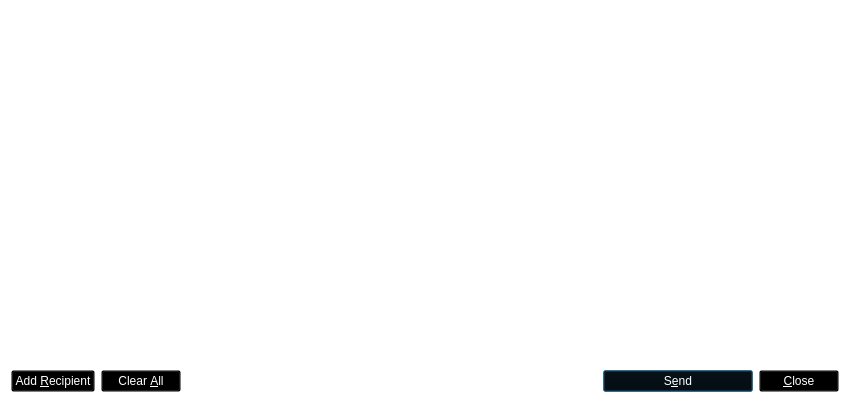
<?xml version="1.0" encoding="UTF-8"?>
<ui version="4.0">
 <class>SendMessagesDialog</class>
 <widget class="QDialog" name="SendMessagesDialog">
  <property name="geometry">
   <rect>
    <x>0</x>
    <y>0</y>
    <width>850</width>
    <height>400</height>
   </rect>
  </property>
  <property name="windowTitle">
   <string>Send Messages</string>
  </property>
  <property name="styleSheet">
   <string notr="true">background:transparent;</string>
  </property>
  <layout class="QVBoxLayout" name="verticalLayout" stretch="0,1,0,0">
   <property name="bottomMargin">
    <number>8</number>
   </property>
   <item>
    <widget class="QFrame" name="verticalFrame">
     <property name="minimumSize">
      <size>
       <width>800</width>
       <height>44</height>
      </size>
     </property>
     <property name="maximumSize">
      <size>
       <width>800</width>
       <height>44</height>
      </size>
     </property>
     <property name="styleSheet">
      <string notr="true">background:transparent;sss</string>
     </property>
     <layout class="QVBoxLayout" name="verticalLayout_9"/>
    </widget>
   </item>
   <item>
    <widget class="QFrame" name="frameAddressFrom">
     <property name="sizePolicy">
      <sizepolicy hsizetype="Expanding" vsizetype="Expanding">
       <horstretch>0</horstretch>
       <verstretch>0</verstretch>
      </sizepolicy>
     </property>
     <property name="maximumSize">
      <size>
       <width>16777215</width>
       <height>16777215</height>
      </size>
     </property>
     <property name="styleSheet">
      <string notr="true">border-radius: 6px; border: 1px solid white;</string>
     </property>
     <property name="frameShape">
      <enum>QFrame::StyledPanel</enum>
     </property>
     <property name="frameShadow">
      <enum>QFrame::Sunken</enum>
     </property>
     <layout class="QHBoxLayout" name="horizontalLayout_3">
      <item>
       <widget class="QLabel" name="addressFromLabel">
        <property name="styleSheet">
         <string notr="true">background:transparent;
color: rgb(255, 255, 255);border: none;</string>
        </property>
        <property name="text">
         <string>Address &amp;From:</string>
        </property>
        <property name="buddy">
         <cstring>addressFrom</cstring>
        </property>
       </widget>
      </item>
      <item>
       <layout class="QHBoxLayout" name="horizontalLayout_4">
        <property name="spacing">
         <number>1</number>
        </property>
        <item>
         <widget class="QValidatedLineEdit" name="addressFrom">
          <property name="styleSheet">
           <string notr="true">background:transparent;
color: rgb(255, 255, 255);</string>
          </property>
         </widget>
        </item>
        <item>
         <widget class="QToolButton" name="addressBookButton">
          <property name="toolTip">
           <string>&lt;html&gt;&lt;head/&gt;&lt;body&gt;&lt;p&gt;&lt;span style=&quot; color:#ffffff;&quot;&gt;Choose address from address book&lt;/span&gt;&lt;/p&gt;&lt;/body&gt;&lt;/html&gt;</string>
          </property>
          <property name="text">
           <string/>
          </property>
          <property name="icon">
           <iconset resource="../bitcredit.qrc">
            <normaloff>:/icons/address-book</normaloff>:/icons/address-book</iconset>
          </property>
          <property name="shortcut">
           <string>Alt+A</string>
          </property>
         </widget>
        </item>
        <item>
         <widget class="QToolButton" name="pasteButton">
          <property name="toolTip">
           <string>&lt;html&gt;&lt;head/&gt;&lt;body&gt;&lt;p&gt;&lt;span style=&quot; color:#ffffff;&quot;&gt;Paste address from clipboard&lt;/span&gt;&lt;/p&gt;&lt;/body&gt;&lt;/html&gt;</string>
          </property>
          <property name="text">
           <string/>
          </property>
          <property name="icon">
           <iconset resource="../bitcredit.qrc">
            <normaloff>:/icons/editpaste</normaloff>:/icons/editpaste</iconset>
          </property>
          <property name="shortcut">
           <string>Alt+P</string>
          </property>
         </widget>
        </item>
       </layout>
      </item>
     </layout>
    </widget>
   </item>
   <item>
    <widget class="QScrollArea" name="scrollArea">
     <property name="styleSheet">
      <string notr="true">border: none;</string>
     </property>
     <property name="widgetResizable">
      <bool>true</bool>
     </property>
     <widget class="QWidget" name="scrollAreaWidgetContents">
      <property name="geometry">
       <rect>
        <x>0</x>
        <y>0</y>
        <width>832</width>
        <height>79</height>
       </rect>
      </property>
      <layout class="QVBoxLayout" name="verticalLayout_2">
       <property name="margin">
        <number>0</number>
       </property>
       <item>
        <layout class="QVBoxLayout" name="entries">
         <property name="spacing">
          <number>6</number>
         </property>
        </layout>
       </item>
       <item>
        <spacer name="verticalSpacer">
         <property name="orientation">
          <enum>Qt::Vertical</enum>
         </property>
         <property name="sizeHint" stdset="0">
          <size>
           <width>20</width>
           <height>40</height>
          </size>
         </property>
        </spacer>
       </item>
      </layout>
     </widget>
    </widget>
   </item>
   <item>
    <layout class="QHBoxLayout" name="horizontalLayout">
     <item>
      <widget class="QPushButton" name="addButton">
       <property name="toolTip">
        <string>Send to multiple recipients at once</string>
       </property>
       <property name="styleSheet">
        <string notr="true">background:transparent;
color: rgb(255, 255, 255);</string>
       </property>
       <property name="text">
        <string>Add &amp;Recipient</string>
       </property>
       <property name="icon">
        <iconset resource="../bitcredit.qrc">
         <normaloff>:/icons/add</normaloff>:/icons/add</iconset>
       </property>
       <property name="autoDefault">
        <bool>false</bool>
       </property>
      </widget>
     </item>
     <item>
      <widget class="QPushButton" name="clearButton">
       <property name="sizePolicy">
        <sizepolicy hsizetype="Minimum" vsizetype="Fixed">
         <horstretch>0</horstretch>
         <verstretch>0</verstretch>
        </sizepolicy>
       </property>
       <property name="toolTip">
        <string>Remove all transaction fields</string>
       </property>
       <property name="styleSheet">
        <string notr="true">background:transparent;
color: rgb(255, 255, 255);</string>
       </property>
       <property name="text">
        <string>Clear &amp;All</string>
       </property>
       <property name="icon">
        <iconset resource="../bitcredit.qrc">
         <normaloff>:/icons/remove</normaloff>:/icons/remove</iconset>
       </property>
       <property name="autoRepeatDelay">
        <number>300</number>
       </property>
       <property name="autoDefault">
        <bool>false</bool>
       </property>
      </widget>
     </item>
     <item>
      <spacer name="horizontalSpacer">
       <property name="orientation">
        <enum>Qt::Horizontal</enum>
       </property>
       <property name="sizeHint" stdset="0">
        <size>
         <width>40</width>
         <height>20</height>
        </size>
       </property>
      </spacer>
     </item>
     <item>
      <widget class="QPushButton" name="sendButton">
       <property name="minimumSize">
        <size>
         <width>150</width>
         <height>0</height>
        </size>
       </property>
       <property name="toolTip">
        <string>Confirm the send action</string>
       </property>
       <property name="styleSheet">
        <string notr="true">background:transparent;
color: rgb(255, 255, 255);</string>
       </property>
       <property name="text">
        <string>S&amp;end</string>
       </property>
       <property name="icon">
        <iconset resource="../bitcredit.qrc">
         <normaloff>:/icons/send</normaloff>:/icons/send</iconset>
       </property>
       <property name="default">
        <bool>true</bool>
       </property>
      </widget>
     </item>
     <item>
      <widget class="QPushButton" name="closeButton">
       <property name="styleSheet">
        <string notr="true">background:transparent;
color: rgb(255, 255, 255);</string>
       </property>
       <property name="text">
        <string>&amp;Close</string>
       </property>
      </widget>
     </item>
    </layout>
   </item>
  </layout>
 </widget>
 <customwidgets>
  <customwidget>
   <class>QValidatedLineEdit</class>
   <extends>QLineEdit</extends>
   <header>qvalidatedlineedit.h</header>
  </customwidget>
 </customwidgets>
 <resources>
  <include location="../bitcredit.qrc"/>
 </resources>
 <connections/>
</ui>
